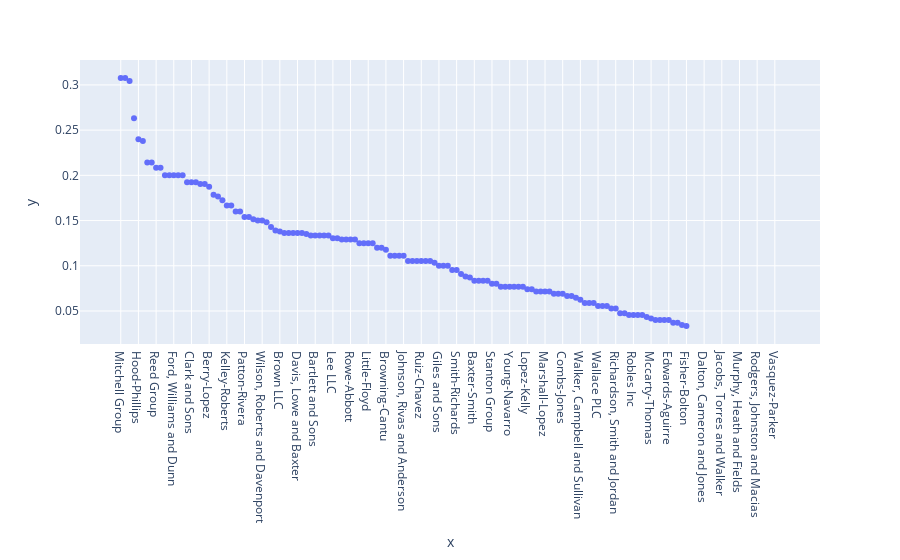

The cell this chart's notebook holds for it:
### Markdown cell above
On a scatter plot (below) we can see that there are three merchants who have a relatively high ST/TT: Mitchell Group, Wheeler-Moreno and Wood-Ramirez. (There are a few others that fall in between these three and the main linear grouping, but we'll put these aside for now.) These three would be worth observing and perhaps investigating for fraudulent activity.

### Code cell
px.scatter(st3, x=st3.index, y=st3.values)

### Figure 1 — Plotly figure (JSON) as saved in the notebook; plotly's stock layout.template omitted (floating-point values rounded to 4 significant figures; data arrays with more than 128 entries replaced by an {"elided": "..."} marker saying what was removed)
{"data": [{"hovertemplate": "x=%{x}<br>y=%{y}<extra></extra>", "legendgroup": "", "marker": {"color": "#636efa", "symbol": "circle"}, "mode": "markers", "name": "", "showlegend": false, "type": "scatter", "x": {"elided": "150 str values"}, "xaxis": "x", "y": {"elided": "150 float values"}, "yaxis": "y"}], "layout": {"autosize": true, "legend": {"tracegroupgap": 0}, "margin": {"t": 60}, "xaxis": {"anchor": "y", "autorange": true, "domain": [0, 1], "range": [-9.701, 158.7], "title": {"text": "x"}, "type": "category"}, "yaxis": {"anchor": "x", "autorange": true, "domain": [0, 1], "range": [0.009825, 0.3312], "title": {"text": "y"}, "type": "linear"}}}
